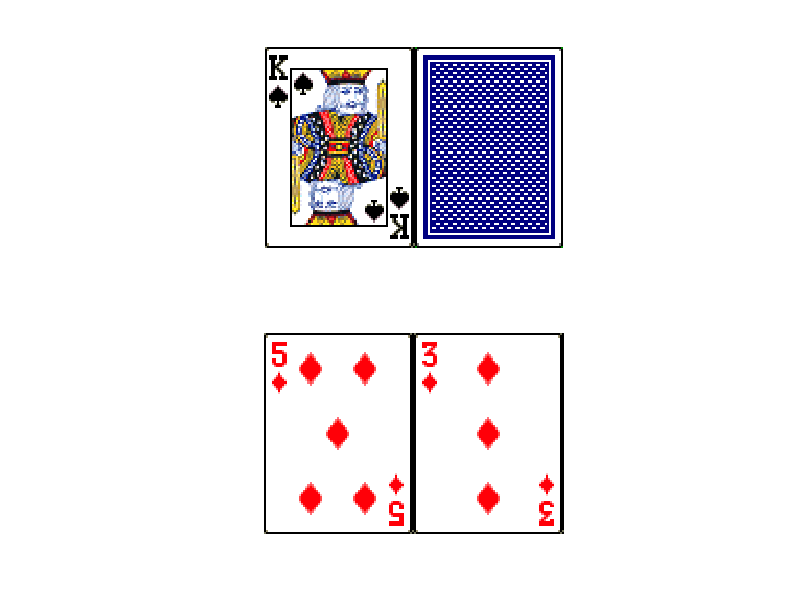

Recreate this plot in MATLAB. (Note: this script raises an error after producing the figure.)
load CardDeck
figure('WindowStyle','docked')
disp('Welcome to Blackjack! You are currently playing against the MATLAB dealer')
disp('There is a dealer and a player')
disp('There are 52 cards in the deck')
disp('Aces may be counted as either 1 or 11 points')
disp('Cards 2-10 are scored as their numerical value')
disp('All face cards are counted as 10 points')
disp('Value of a hand is the sum of the point values of the cards')
disp('The goal of the game is to reach 21 points without exceeding 21') 
disp('If you exceed 21 player loses and dealer wins') 
disp('If you get 21 points across the first card, you win instantly unless the dealer also gets the same (called a blackjack)')
disp('When the player or the dealer reaches exactly 21 points, the game ends.')


money = 10

Player1 = input('What is your name?: ','s');
new_game = 'y';
while new_game == 'y'
    bet = input('\n[Dealer]: How many MATLAB coins would you want to bet? \n(please type a positive integer, greater than 0):');
    money = money - bet;
    fprintf('you have %2.0f coins left',money)
    dealer_total = 0
    player_total = 0
    

%initilizing card variables
    
    ShuffledDeck = randperm(52);
    dealer_total = 0;
    player_total = 0;
    next_face_up = 5;
    stand = 0
    Player_Cards = ShuffledDeck(1:2)
    Dealer_Cards = ShuffledDeck(3:4)
    subplot(2,1,2);
    imshow([BlueDeck{Player_Cards}])
    subplot(2,1,1); 
    imshow([BlueDeck{[Dealer_Cards(1),55]}])
    player_total = convert(Player_Cards(1)) + convert(Player_Cards(2))
    dealer_total = convert(Dealer_Cards(1));
    
    %convert to card value
    fprintf('You have %3.0f total, while the dealer has %3.0f\n', player_total, dealer_total)
    while player_total < 21 & dealer_total < 21      
        question = input('\nWould you like to hit or stay?\n(type h or s)','s');
      if question == 'h'
            Player_Cards = [Player_Cards, ShuffledDeck(next_face_up)] 
            next_face_up = next_face_up + 1
            array_num = 3
            subplot(2,1,2);
            imshow([BlueDeck{Player_Cards}])
            player_total = player_total + convert(Player_Cards(array_num))
            array_sum = array_num + 1 
            fprintf('You have %3.0f total, while the dealer has %3.0f', player_total, dealer_total)
            stand = 1
            
      end
      if question == 's'
          dealer_total = convert(Dealer_Cards(1)) + convert(Dealer_Cards(2));
        while dealer_total < 17
            Dealer_Cards = [Dealer_Cards, ShuffledDeck(next_face_up)]
            next_face_up = next_face_up + 1
            subplot(2,1,1)
            imshow([BlueDeck{Dealer_Cards}])
            dealer_total = dealer_total + convert(Dealer_Cards(next_face_up-3));
            fprintf('The dealer has %3.0f', dealer_total)
        end
      break  
      end
      
    end
    if stand == 1
        subplot(2,1,1)
        imshow([BlueDeck{Dealer_Cards}])
        dealer_total = dealer_total + convert(Dealer_Cards(2));
        fprintf('You have %3.0f\n', player_total)
        fprintf('the Dealer has %3.0f', dealer_total)
    end
        
    if dealer_total == 21 | player_total == 21
        if dealer_total == 21 & player_total == 21
            disp('Draw!')
    elseif dealer_total == 21 & player_total ~= 21
        fprintf('\nThe Dealer wins!')    
    elseif player_total == 21 & dealer_total ~= 21
            fprintf('\nYou Win!')
            
        end
    end
    if player_total > 21 & dealer_total < 21
        fprintf('\nThe Dealer Wins!')
    end
    if dealer_total > 21 & player_total < 21
        fprintf('\nYou Win!')
    end
    if player_total > dealer_total & player_total < 21
        fprintf('\nYou Win!')
    end
    if dealer_total > player_total & dealer_total < 21
        fprintf('\nThe Dealer Wins!')
    end        
    new_game = input('\nDo you want to play again?\n(Type "y" or "n"):','s');
    
end
